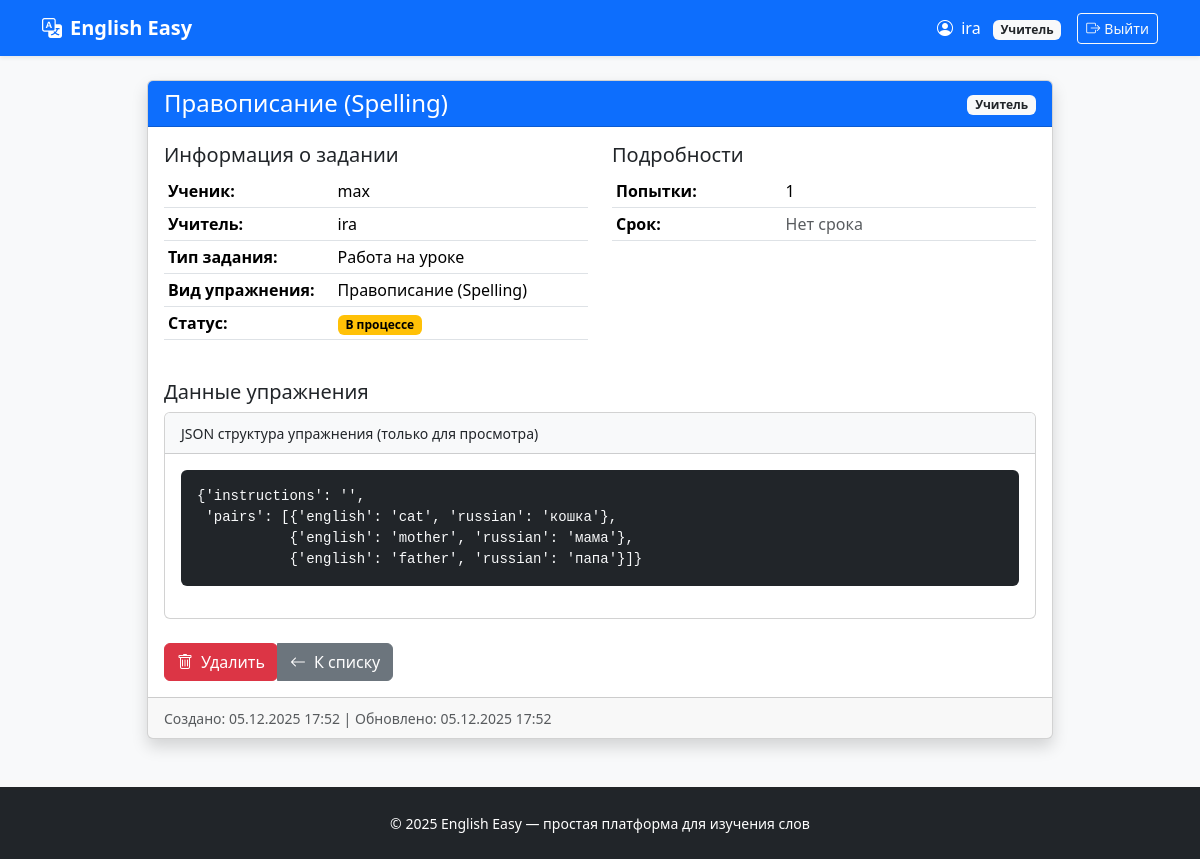
The page /exercises/detail/16/ (signed in) on the database as committed earlier.
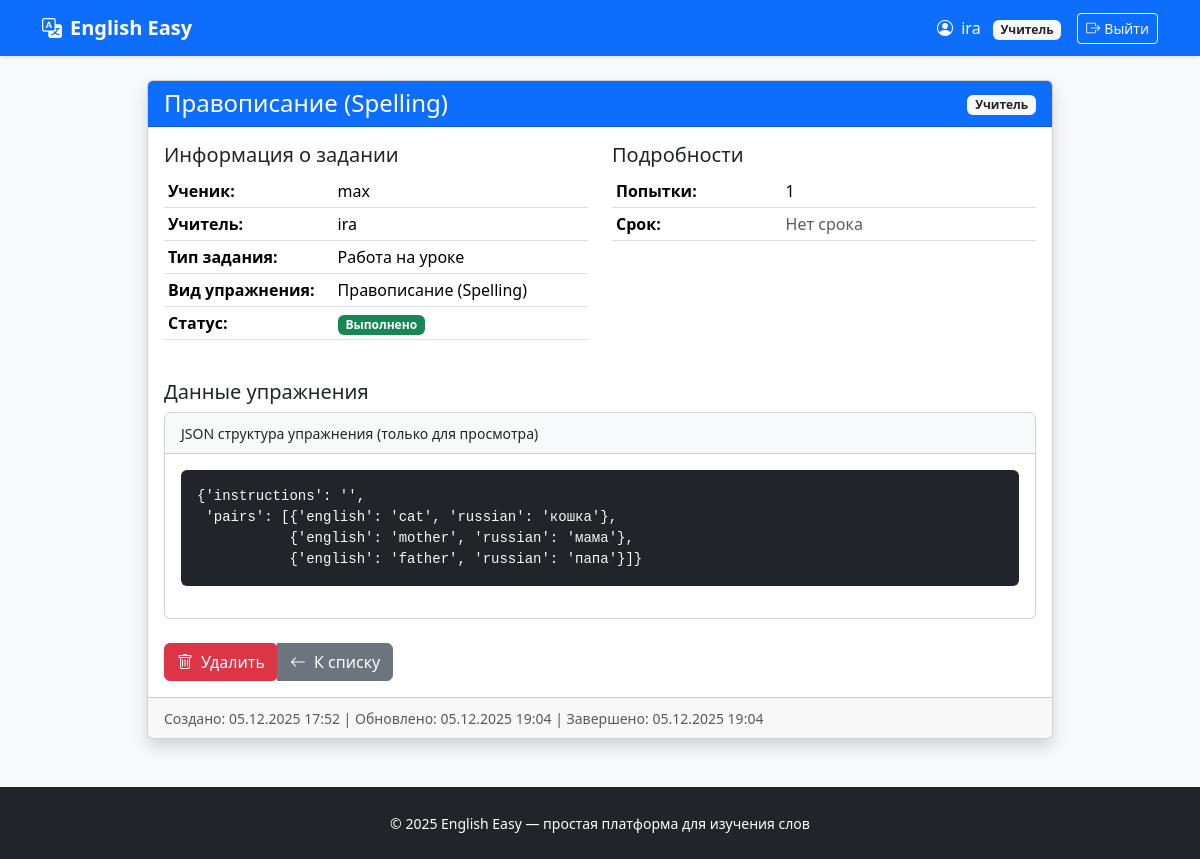
The same page on the database as committed later.
### exercises/models.py (models this page shows, shortened)
class Exercise(models.Model):
    ASSIGNMENT_TYPE_CHOICES = [
        ('homework', 'Домашняя работа'),
        ('classwork', 'Работа на уроке'),
        ('test', 'Контрольная работа'),
    ]
    EXERCISE_TYPE_CHOICES = [
        ('spelling', 'Правописание (Spelling)'),
        ('drag_and_drop', 'Перетаскивание (Drag and Drop)'),
        ('letter_soup', 'Буквенный суп (Letter Soup)'),
    ]
    STATUS_CHOICES = [
        ('not_started', 'Не начато'),
        ('in_progress', 'В процессе'),
        ('completed', 'Выполнено'),
        ('graded', 'Проверено'),
    ]
    description = models.TextField('Описание', blank=True)
    student = models.ForeignKey(
        settings.AUTH_USER_MODEL,
        on_delete=models.CASCADE,
        related_name='exercises',
        limit_choices_to={'role': 'student'},
        verbose_name='Ученик'
    )
    teacher = models.ForeignKey(
        settings.AUTH_USER_MODEL,
        on_delete=models.CASCADE,
        related_name='created_exercises',
        limit_choices_to={'role': 'teacher'},
        verbose_name='Учитель'
    )
    assignment_type = models.CharField(
        'Тип задания',
        max_length=20,
        choices=ASSIGNMENT_TYPE_CHOICES,
        default='homework'
    )
    exercise_type = models.CharField(
        'Вид упражнения',
        max_length=20,
        choices=EXERCISE_TYPE_CHOICES,
        default='spelling'
    )
    status = models.CharField(
        'Статус',
        max_length=20,
        choices=STATUS_CHOICES,
        default='not_started'
    )
    attempts = models.IntegerField('Количество попыток', default=0)
    exercise_data = models.JSONField('Данные упражнения', default=dict)
    created_at = models.DateTimeField('Создано', auto_now_add=True)
    updated_at = models.DateTimeField('Обновлено', auto_now=True)
    due_date = models.DateTimeField('Срок выполнения', null=True, blank=True)
    completed_at = models.DateTimeField('Завершено', null=True, blank=True)
    teacher_comment = models.TextField('Комментарий учителя', blank=True)
    class Meta:
        verbose_name = 'Упражнение'
        verbose_name_plural = 'Упражнения'
        ordering = ['-created_at']
    def is_overdue(self):
        if self.due_date and timezone.now() > self.due_date:
            return True
        return False

### users/models.py (models this page shows, shortened)
class User(AbstractUser):
    ROLE_CHOICES = (
        ('teacher', 'Учитель'),
        ('student', 'Ученик'),
    )
    role = models.CharField(max_length=10, choices=ROLE_CHOICES, default='student')
    def is_teacher(self):
        return self.role == 'teacher'
    def is_student(self):
        return self.role == 'student'

### exercises/views.py (the view)
# urls.py: path('detail/<int:exercise_id>/', views.exercise_detail, name='exercise_detail'),
@login_required
def exercise_detail(request, exercise_id):
    exercise = get_object_or_404(Exercise, id=exercise_id)
    if not (request.user == exercise.student or request.user == exercise.teacher):
        messages.error(request, 'У вас нет доступа к этому упражнению')
        return redirect('dashboard:home')
    return render(request, 'exercises/detail.html', {
        'exercise': exercise,
        'is_teacher': request.user.is_teacher(),
        'is_student': request.user.is_student(),
    })

### exercises/templates/exercises/detail.html (shortened to what the changed rows need)
{% extends 'base.html' %}
{% block content %}
    <div class="container">
        <div class="row justify-content-center">
            <div class="col-lg-10">
                <div class="card shadow">
                    <div class="card-header {% if exercise.is_overdue %}bg-danger text-white{% else %}bg-primary text-white{% endif %}">
                        <div class="d-flex justify-content-between align-items-center">
                            <h4 class="mb-0">{{ exercise.get_exercise_type_display }}</h4>
                            <div>
                                {% if is_teacher %}
                                    <span class="badge bg-light text-dark">Учитель</span>
                                {% else %}
                                    <span class="badge bg-success">Ученик</span>
                                {% endif %}
                            </div>
                        </div>
                    </div>
                    <div class="card-body">
                        <div class="row mb-4">
                            <div class="col-md-6">
                                <table class="table table-sm">
                                    <tr>
                                        <th width="40%">Ученик:</th>
                                        <td>{{ exercise.student.get_full_name|default:exercise.student.username }}</td>
                                    </tr>
                                    <tr>
                                        <th>Учитель:</th>
                                        <td>{{ exercise.teacher.get_full_name|default:exercise.teacher.username }}</td>
                                    </tr>
                                    <tr>
                                        <th>Тип задания:</th>
                                        <td>{{ exercise.get_assignment_type_display }}</td>
                                    </tr>
                                    <tr>
                                        <th>Вид упражнения:</th>
                                        <td>{{ exercise.get_exercise_type_display }}</td>
                                    </tr>
                                    <tr>
                                        <th>Статус:</th>
                                        <td>
                                        <span class="badge bg-{{ exercise.status }}">
                                            {{ exercise.get_status_display }}
                                        </span>
                                        </td>
                                    </tr>
                                </table>
                            </div>
                            <div class="col-md-6">
                                <table class="table table-sm">
                                    <tr>
                                        <th width="40%">Попытки:</th>
                                        <td>{{ exercise.attempts }}</td>
                                    </tr>
                                    <tr>
                                        <th>Срок:</th>
                                    </tr>
                                </table>
                            </div>
                        </div>
                        <div class="mb-4">
                            <div class="card">
                                <div class="card-body">
                                    <pre class="bg-dark text-light p-3 rounded"
                                         style="max-height: 300px; overflow: auto;"><code>{{ exercise.exercise_data|pprint }}</code></pre>
                                </div>
                            </div>
                        </div>
                    </div>
                    <div class="card-footer text-muted">
                        <small>
                            Создано: {{ exercise.created_at|date:"d.m.Y H:i" }} |
                            Обновлено: {{ exercise.updated_at|date:"d.m.Y H:i" }}
                            {% if exercise.completed_at %}
                                | Завершено: {{ exercise.completed_at|date:"d.m.Y H:i" }}
                            {% endif %}
                        </small>
                    </div>
                </div>
            </div>
        </div>
    </div>
{% endblock %}

Rows that differ between the two databases and show on the page:
changed Exercise "Правописание (Spelling)": status "В процессе" → "Выполнено"; updated_at "05.12.2025 17:52" → "05.12.2025 19:04"; completed_at (not shown) → "05.12.2025 19:04"
Other text that changed with them:
text now shown: "| Завершено:"
